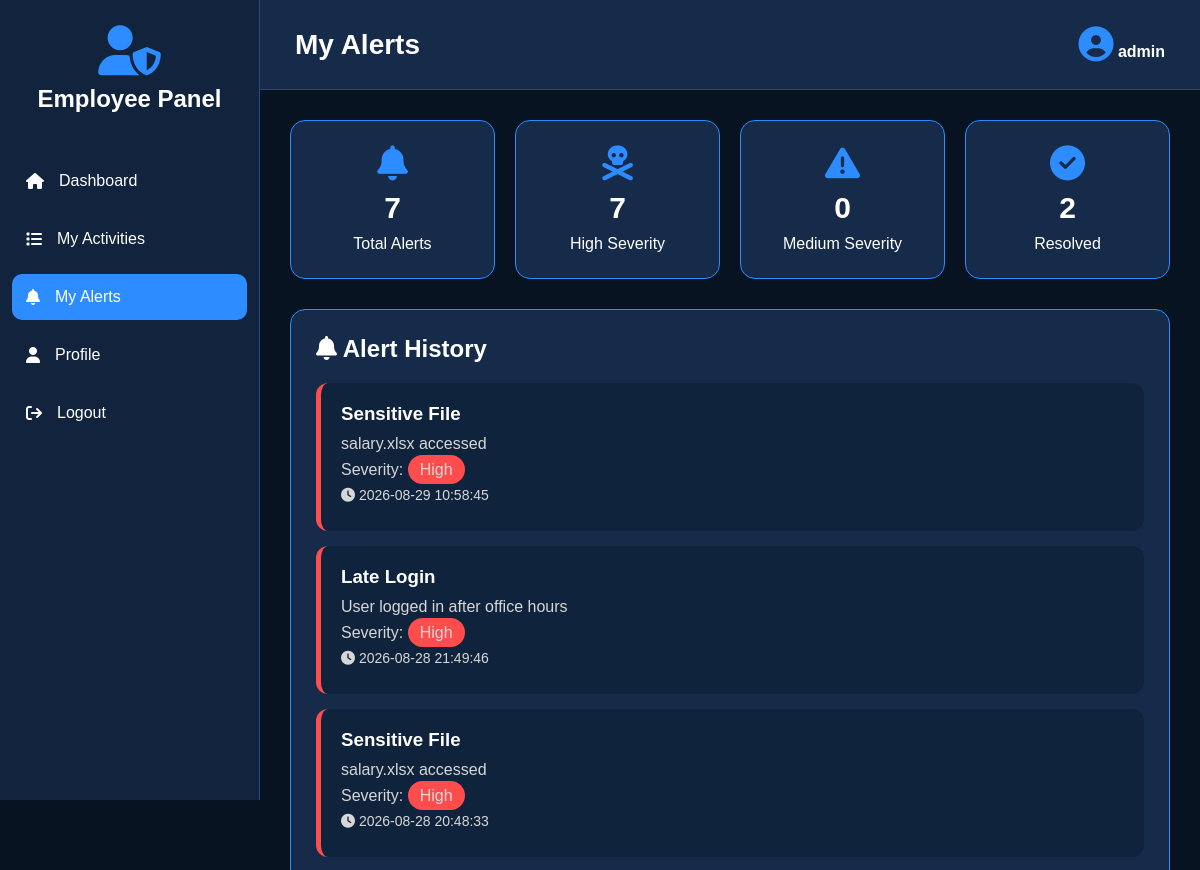
The page /employee_alerts (signed in, upper part) on the database as committed earlier.
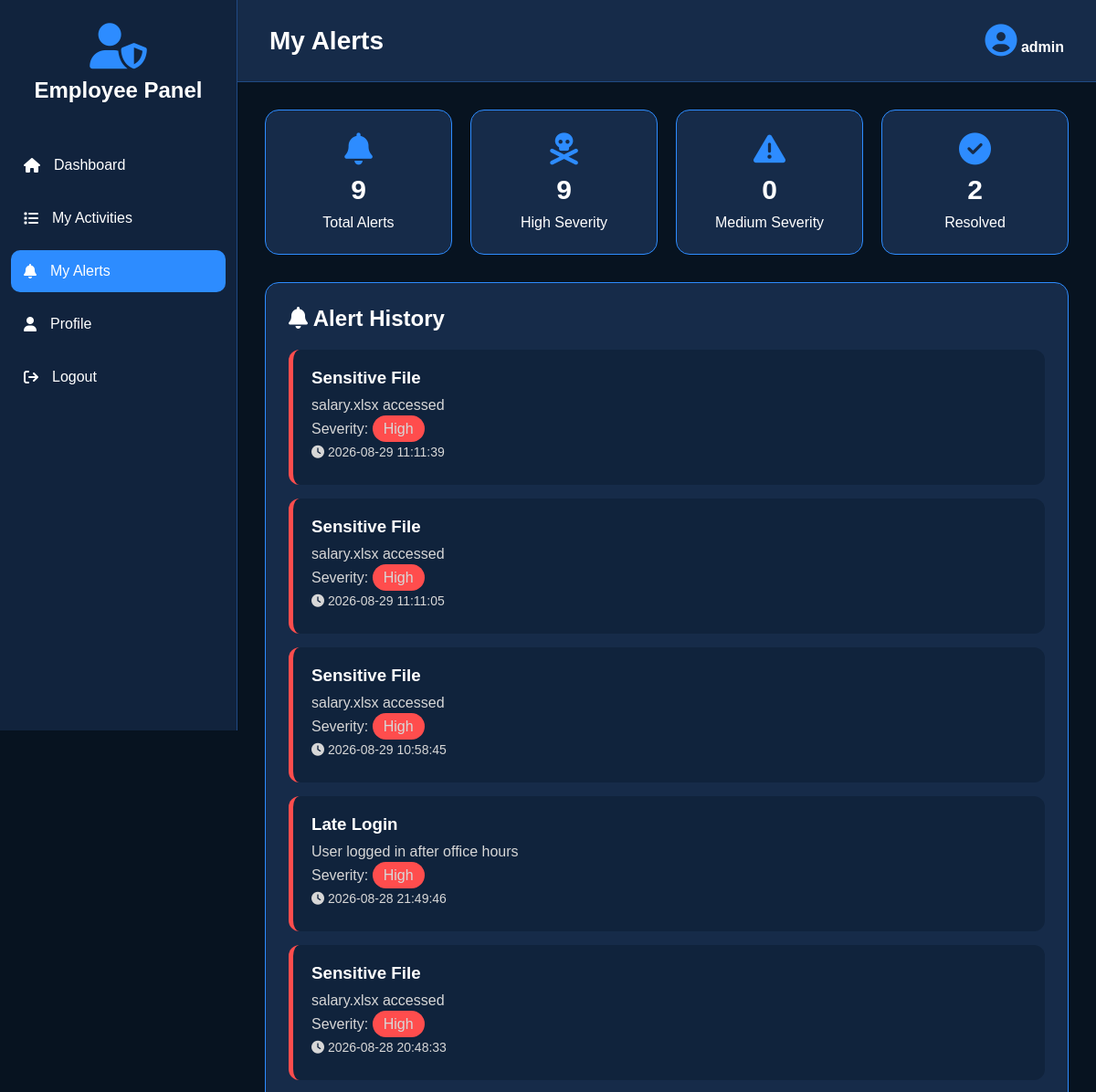
The same page on the database as committed later.
### tables this page shows
CREATE TABLE alerts (
        id INTEGER PRIMARY KEY AUTOINCREMENT,
        username TEXT,
        alert_type TEXT,
        description TEXT,
        severity TEXT,
        status TEXT DEFAULT 'Pending',
        date TEXT,
        time TEXT
    );

### app.py (the view)
@app.route("/employee_alerts")
def employee_alerts():
    if not login_required():
        return redirect("/")
    username = session["username"]
    conn = get_db()
    rows = conn.execute("""
        SELECT * FROM alerts
        WHERE username=? ORDER BY id DESC
    """, (username,)).fetchall()
    conn.close()
    return render_template(
        "employee_alerts.html",
        username=username,
        alerts=rows,
        total=len(rows),
        high=sum(x["severity"] == "High" for x in rows),
        medium=sum(x["severity"] == "Medium" for x in rows),
        resolved=sum(x["status"] == "Resolved" for x in rows)
    )

### app.py (called while the page is built)
def login_required():
    return "username" in session

### database.py (called while the page is built)
def get_db():
    conn = sqlite3.connect(DATABASE)
    conn.row_factory = sqlite3.Row
    return conn

### templates/employee_alerts.html (shortened to what this page needs)
<!DOCTYPE html>
<html lang="en">
<head>
<link rel="stylesheet"
href="https://cdnjs.cloudflare.com/ajax/libs/font-awesome/6.5.2/css/all.min.css">
</head>
<body>
<div class="sidebar">
<div class="logo">
<i class="fa-solid fa-user-shield"></i>
<h2>Employee Panel</h2>
</div>
<ul>
<li>
<a href="/employee_dashboard">
<i class="fa fa-home"></i>
<span>Dashboard</span>
</a>
</li>
<li>
<a href="/employee_activity">
<i class="fa fa-list"></i>
<span>My Activities</span>
</a>
</li>
<li>
<a href="/employee_alerts" class="active">
<i class="fa fa-bell"></i>
<span>My Alerts</span>
</a>
</li>
<li>
<a href="/employee_profile">
<i class="fa fa-user"></i>
<span>Profile</span>
</a>
</li>
<li>
<a href="/logout">
<i class="fa fa-sign-out"></i>
<span>Logout</span>
</a>
</li>
</ul>
</div>
<div class="main">
<div class="header">
<h1>
My Alerts
</h1>
<div class="profile">
<i class="fa fa-circle-user"></i>
<b>{{username}}</b>
</div>
</div>
<div class="content">
<div class="cards">
<div class="card">
<i class="fa fa-bell"></i>
<h2>{{total}}</h2>
<p>Total Alerts</p>
</div>
<div class="card">
<i class="fa fa-skull-crossbones"></i>
<h2>{{high}}</h2>
<p>High Severity</p>
</div>
<div class="card">
<i class="fa fa-triangle-exclamation"></i>
<h2>{{medium}}</h2>
<p>Medium Severity</p>
</div>
<div class="card">
<i class="fa fa-check-circle"></i>
<h2>{{resolved}}</h2>
<p>Resolved</p>
</div>
</div>
<div class="box">
<h2 style="margin-bottom:20px;">
<i class="fa fa-bell"></i>
Alert History
</h2>
{% if alerts %}
{% for alert in alerts %}
<div class="alert">
<h3>
{{alert.alert_type}}
</h3>
<p>
{{alert.description}}
</p>
<p>
Severity:
{% if alert.severity=="High" %}
<span class="high">
High
</span>
{% elif alert.severity=="Medium" %}
<span class="medium">
Medium
</span>
{% else %}
<span class="resolved">
Resolved
</span>
{% endif %}
</p>
<p class="date">
<i class="fa fa-clock"></i>
{{alert.date}} {{alert.time}}
</p>
</div>
{% endfor %}
{% endif %}
</div>
</div>
</div>
</body>
</html>

Rows that differ between the two databases and show on the page:
added alerts: alert_type "Sensitive File", description "salary.xlsx accessed", severity "High", date "2026-08-29", time "11:11:39"
added alerts: alert_type "Sensitive File", description "salary.xlsx accessed", severity "High", date "2026-08-29", time "11:11:05"
Other text that changed with them:
{{ total }}: "7" → "9"
{{ high }}: "7" → "9"
